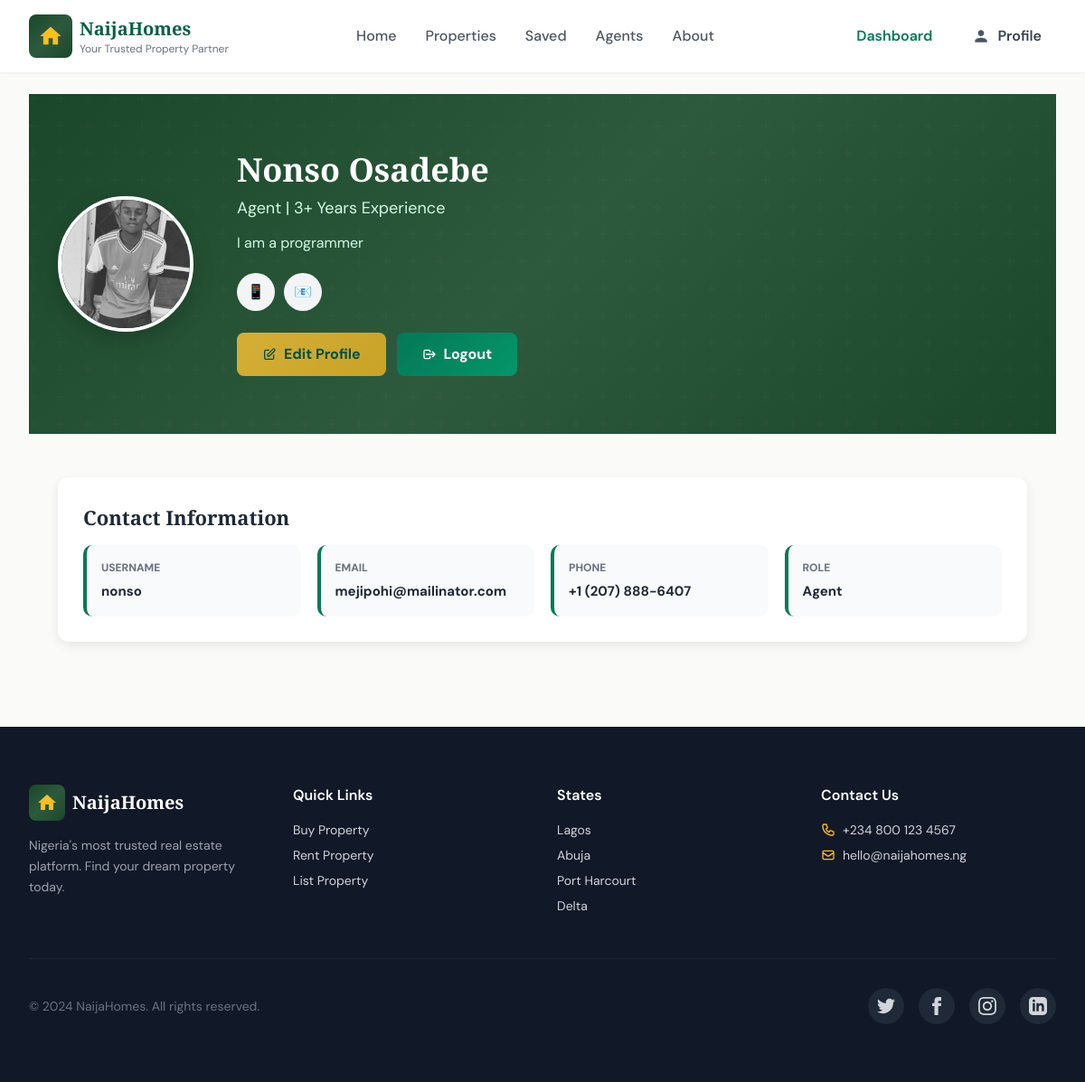
/accounts/myprofile/ (signed in), run on the app's committed database.
### accounts/models.py (models this page shows, shortened)
class CustomUser(AbstractUser):
    phone_number = models.CharField(max_length=20, null=True, blank=True)
    profile_image = models.ImageField(upload_to="profile_pic/", blank=True,null=True)
    @property
    def is_agent(self):
        return self.groups.filter(name='Agent').exists()

class AgentProfile(models.Model):
    user = models.OneToOneField(settings.AUTH_USER_MODEL, on_delete=models.CASCADE, related_name='agent_profile')
    verified = models.BooleanField(default=False)
    experience = models.IntegerField(default=0)
    bio = models.TextField(blank=True, null=True)

### accounts/views.py (the view)
# urls.py: path('myprofile/',views.profile_view, name='my_profile'),
@login_required
def profile_view(request):
    if not request.user.is_agent and not request.user.is_customer:
        return redirect("select_role")
    if request.user.groups.filter(name='Agent').exists():
        agent = get_object_or_404(AgentProfile, user=request.user)
        context = {'agent':agent}
    else:
        customer = get_object_or_404(CustomerProfile, user=request.user)
        context = {'customer':customer}
    return render(request, 'accounts/profile.html',context)

### accounts/templates/accounts/profile.html (shortened to what this page needs)
{% extends "Properties/base.html" %}
{% block content %}
<div class="naijahomes-profile font-body bg-stone-50 text-gray-800">
  <section class="hero-gradient relative overflow-hidden py-10 sm:py-16">
    <div class="absolute inset-0 pattern-bg opacity-30"></div>
    <div class="relative max-w-7xl mx-auto px-4 sm:px-6 lg:px-8">
      <div class="flex flex-col md:flex-row items-center gap-8 md:gap-12">
        <div class="profile-avatar">
          {% if user.profile_image %}
            <img src="{{ user.profile_image.url }}" alt="Profile photo" class="w-full h-full object-cover">
          {% else %}
            <span class="text-white font-display font-bold">
              {{ user.username|slice:":1"|upper }}
            </span>
          {% endif %}
        </div>
        <div class="flex-1 text-white">
          <h1 id="profileName" class="font-display text-3xl sm:text-4xl font-bold mb-2">
            {% if user.first_name or user.last_name %}
              {{ user.first_name }} {{ user.last_name }}
            {% else %}
              {{ user.username }}
            {% endif %}
          </h1>
          <p id="profileTitle" class="text-lg text-emerald-100 mb-3">
            {% if user.groups.all %}
              {{ user.groups.all.0.name }}
            {% else %}
              Member
            {% endif %}
            {% if user.agent_profile %}
              | {{ user.agent_profile.experience }}+ Years Experience
            {% endif %}
          </p>
          {% if user.is_agent %}
          <p class="text-emerald-100 mb-5 max-w-2xl leading-relaxed">
            {{user.agent_profile.bio|default:"This user hasn't added a bio yet."}}
          </p>
          {% endif %}
          <div class="social-links">
            {% if user.phone_number %}
              <a href="tel:{{user.phone_number}}"><span class="social-icon" title="Phone">📱</span></a>
            {% endif %}
            {% if user.email %}
              <a href="mailto:{{user.email}}"><span class="social-icon" title="Email">📧</span></a>
            {% endif %}
          </div>
          <div class="mt-6 flex flex-col sm:flex-row gap-3">
            <a href="{% url 'update_profile' %}" class="btn-primary hero-btn px-7 py-3 text-emerald-900 font-bold rounded-lg inline-flex items-center gap-2">
              <svg fill="none" stroke="currentColor" viewBox="0 0 24 24">
                <path stroke-linecap="round" stroke-linejoin="round" stroke-width="2"
                      d="M11 5H6a2 2 0 00-2 2v11a2 2 0 002 2h11a2 2 0 002-2v-5m-1.414-9.414a2 2 0 112.828 2.828L11.828 15H9v-2.828l8.586-8.586z"/>
              </svg>
              Edit Profile
            </a>
            <a href="{% url 'logout' %}" class="btn-secondary hero-btn px-7 py-3 text-white font-bold rounded-lg inline-flex items-center gap-2">
              <svg fill="none" stroke="currentColor" viewBox="0 0 24 24">
                <path stroke-linecap="round" stroke-linejoin="round" stroke-width="2"
                      d="M17 16l4-4m0 0l-4-4m4 4H7m6 4v1a2 2 0 01-2 2H5a2 2 0 01-2-2V7a2 2 0 012-2h6a2 2 0 012 2v1"/>
              </svg>
              Logout
            </a>
          </div>
        </div>
      </div>
    </div>
  </section>
  <section class="py-12 px-4 sm:px-6 lg:px-8">
    <div class="max-w-7xl mx-auto">
      <div class="about-section">
        <h2 class="section-title">Contact Information</h2>
        <div class="info-grid">
          <div class="info-card">
            <div class="info-label">Username</div>
            <div class="info-value">{{ user.username }}</div>
          </div>
          <div class="info-card">
            <div class="info-label">Email</div>
            <div class="info-value">{{ user.email|default:"Not set" }}</div>
          </div>
          <div class="info-card">
            <div class="info-label">Phone</div>
            <div class="info-value">{{ user.phone_number|default:"Not set" }}</div>
          </div>
          <div class="info-card">
            <div class="info-label">Role</div>
            <div class="info-value">
              {% if user.groups.all %}
                {{ user.groups.all.0.name }}
              {% else %}
                Member
              {% endif %}
            </div>
          </div>
        </div>
      </div>
    </div>
  </section>
</div>
{% endblock %}

### Properties/templates/Properties/base.html (style rules this page uses)
body { box-sizing: border-box; }
.font-display { font-family: "Playfair Display", serif; }
.font-body { font-family: "DM Sans", sans-serif; }
.hero-gradient { background: linear-gradient(135deg, #1a472a 0%, #2d5a3d 50%, #1a472a 100%); }
.btn-primary { background: linear-gradient(135deg, #d4af37 0%, #c9a227 100%); transition: all 0.3s ease; }
.btn-secondary { background: linear-gradient(135deg, #047857 0%, #059669 100%); transition: all 0.3s ease; }

### accounts/templates/accounts/profile.html (style rules this page uses)
.font-display { font-family: 'Playfair Display', serif; }
.font-body { font-family: 'DM Sans', sans-serif; }
.hero-gradient { background: linear-gradient(135deg, #1a472a 0%, #2d5a3d 50%, #1a472a 100%); }
.btn-primary { background: linear-gradient(135deg, #d4af37 0%, #c9a227 100%); transition: all 0.3s ease; }
.btn-secondary { background: linear-gradient(135deg, #047857 0%, #059669 100%); transition: all 0.3s ease; }
.profile-avatar { width: 150px; height: 150px; border-radius: 9999px; background: linear-gradient(135deg, #1a472a 0%, #2d5a3d 100%); display: flex; align-items: center; justify-content: center; font-size: 54px; box-shadow: 0 8px 25px rgba(0, 0, 0, 0.2); border: 4px solid white; overflow: hidden; }
.about-section { background: white; border-radius: 12px; padding: 28px; box-shadow: 0 4px 12px rgba(0, 0, 0, 0.08); margin-bottom: 22px; }
.section-title { font-size: 22px; font-weight: 800; color: #1f2937; margin-bottom: 12px; font-family: 'Playfair Display', serif; }
.info-grid { display: grid; grid-template-columns: repeat(auto-fit, minmax(240px, 1fr)); gap: 18px; margin-top: 14px; }
.info-card { background: #f9fafb; border-radius: 10px; padding: 16px; border-left: 4px solid #047857; }
.info-label { font-size: 12px; font-weight: 800; color: #6b7280; text-transform: uppercase; margin-bottom: 6px; }
.info-value { font-size: 15px; font-weight: 700; color: #1f2937; word-break: break-word; }
.social-links { display: flex; gap: 10px; margin-top: 14px; flex-wrap: wrap; }
.social-icon { width: 42px; height: 42px; border-radius: 9999px; background: #f3f4f6; display: flex; align-items: center; justify-content: center; color: #047857; font-weight: 900; transition: all 0.2s ease; }
.naijahomes-profile svg { width: 18px !important; height: 18px !important; }
.naijahomes-profile .hero-btn svg { width: 16px !important; height: 16px !important; }

### data on the page
CustomUser: profile_image (picture), first_name "Nonso", last_name "Osadebe", groups.all.0.name "Agent", agent_profile.experience "3", agent_profile.bio "I am a programmer", username "nonso", email "mejipohi@mailinator.com", phone_number "+1 (207) 888-6407"
